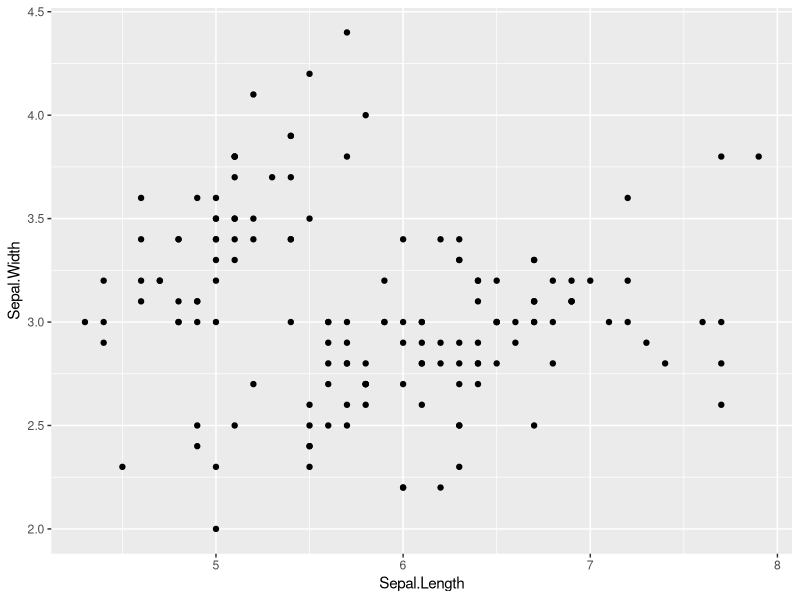
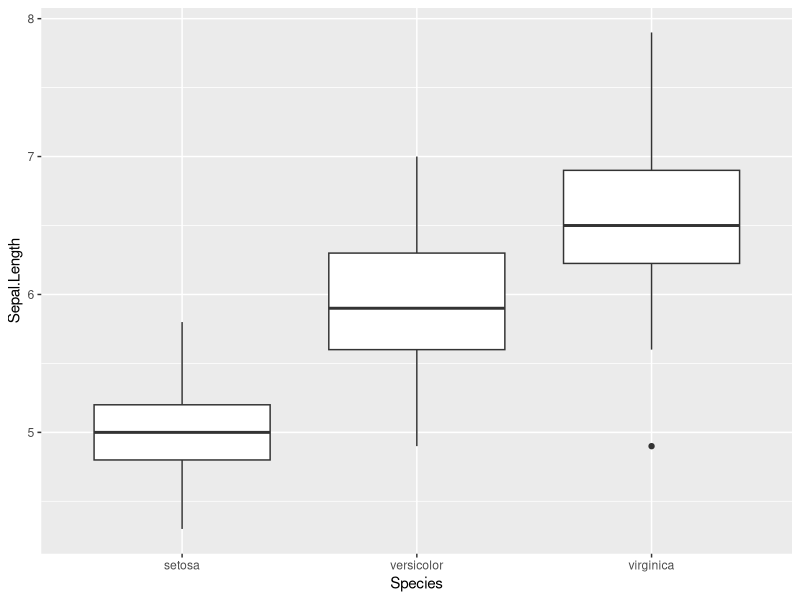

These figures' R source, in order:
# Create some plots
library(ggplot2)
myplot1 <- ggplot(iris, aes(Sepal.Length, Sepal.Width)) + 
  geom_point()
myplot2 <- ggplot(iris, aes(Species, Sepal.Length)) + 
  geom_boxplot()

# Print plots to a pdf file
pdf("ggplot.pdf")
print(myplot1)     # Plot 1 --> in the first page of PDF
print(myplot2)     # Plot 2 ---> in the second page of the PDF
dev.off() 
